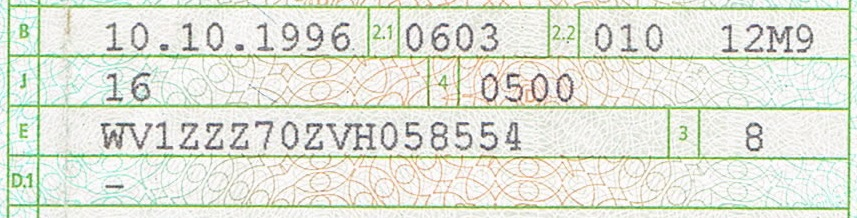
#> input picture imgs/crop.jpg, 857 x 218 px
$ jupyter execute --allow-errors AssignmentFinal.ipynb
#> lines starting #> are read from the running program, lines starting #| are printed output that depends on the picture; after the words box and inside, x2 and y2 are one past the last pixel; in counts of white or black regions, pixels touching at a corner belong together
[cell 1]
import copy
import cv2 as cv
import math
from matplotlib import pyplot as plt
import numpy as np
from PIL import Image
import pytesseract
import os

[cell 2]
def show_wait_destroy(winname, img):
    """
    Function to display image and destroy window
    """
    cv.imshow(winname, img)
    cv.moveWindow(winname, 500, 0)
    cv.waitKey(0)
    cv.destroyWindow(winname)

[cell 3]
def getHorizontalLines(image):
    """
    This functions returns a binary image containing only Horizontal lines.
    """
    cols = image.shape[1]
    horizontal_size = int(cols / 5)
    # Create structure element for extracting vertical lines through morphology operations
    horizontalStructure = cv.getStructuringElement(cv.MORPH_RECT, (horizontal_size, 1))

    # Apply morphology operations
    horizontal = cv.erode(image, horizontalStructure)
    horizontal = cv.dilate(horizontal, horizontalStructure)

    # Show extracted horizontal lines
    show_wait_destroy("horizontal", horizontal)
    return horizontal

[cell 4]
def getVerticalLines(image):
    """
    This functions returns a binary image containing only Vertical lines.
    """
    rows = image.shape[0]
    verticalsize = int(rows / 5)
    # Create structure element for extracting vertical lines through morphology operations
    verticalStructure = cv.getStructuringElement(cv.MORPH_RECT, (1, verticalsize))

    # Apply morphology operations
    vertical = cv.erode(image, verticalStructure)
    vertical = cv.dilate(vertical, verticalStructure)

    # Show extracted vertical lines
    show_wait_destroy("vertical", vertical)
    return vertical

[cell 5]
def getFirstRow(image):
    """
    Returns first horizontal row
    """
    rows = image.shape[0]
    cols = image.shape[1]
    col_ref = int(cols/4)
    for i in range(rows):
        if image[i,col_ref] == 255:
            return i

[cell 6]
def getFirstCol(image):
    """
    Returns first vertical row
    """
    rows = image.shape[0]
    cols = image.shape[1]
    row_ref = int(rows/4)
    for i in range(cols):
        if image[row_ref,i] == 255:
            return i

[cell 7]
def readData(row,col,hlineimage,vlineimage,image):
    """
    Reads data from segmented image and appendsit into a l
    """
    data = []
    i = row + 8
    j = col + 8
    col_ref = int(hlineimage.shape[1]/4)
    row_ref = int(vlineimage.shape[0]/4)
    no_rows = hlineimage.shape[0]
    no_cols = vlineimage.shape[1]
    prev_row = row
    prev_col = col
    while i < no_rows:
        if(hlineimage[i,col_ref]==255):
            while j < no_cols:
                if(vlineimage[i-10,j]==255):
                    roi = image[prev_row:i+2,prev_col:j+2]
                    show_wait_destroy("cropped images", roi)
                    text = pytesseract.image_to_string(roi)
                    data.append(text)
                    prev_col = j
                    j = j + 7
                else:
                    j = j + 1
            prev_row = i
            i = i + 7
            j = col + 8
            prev_col = col
        else:
            i = i + 1

    return data

[cell 8]
img_loc = input("Enter image name or location Ex: imgs/crop.jpg");
#> the answer given: imgs/crop.jpg
image = cv.imread(img_loc)
#> image is the input picture: shape (218, 857, 3); mean B, G, R 215.7, 228.3, 223.4
show_wait_destroy("image",image)
gray_image = cv.cvtColor(image, cv.COLOR_BGR2GRAY)
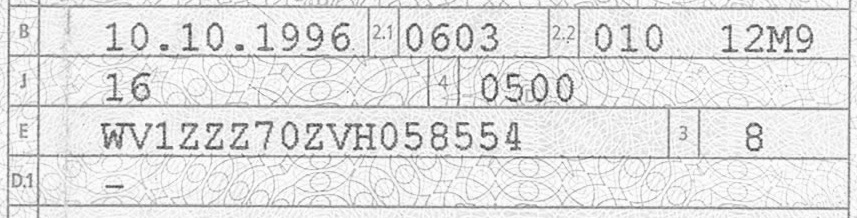
#> gray_image: shape (218, 857); min 37, max 255, mean 225.4
show_wait_destroy("gray", gray_image)
gray_invert = cv.bitwise_not(gray_image)
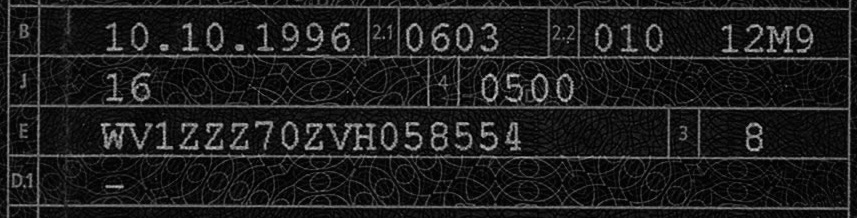
#> gray_invert: shape (218, 857); min 0, max 218, mean 29.6
show_wait_destroy("gray_invert", gray_invert)
image_binary = cv.adaptiveThreshold(gray_invert, 255, cv.ADAPTIVE_THRESH_MEAN_C, cv.THRESH_BINARY, 15, -2)
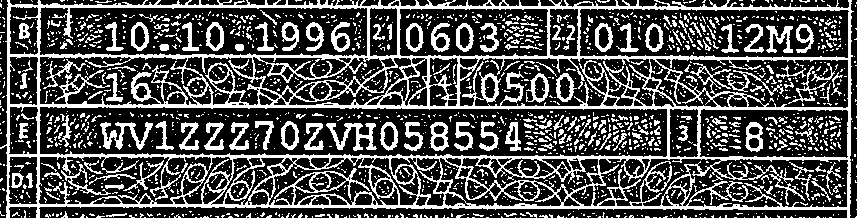
#> image_binary: shape (218, 857); 30.9% white; 1940 white regions (1731 under 20 px), largest, box (x1, y1, x2, y2) and area: (0, 0, 854, 218) 32420, (100, 122, 153, 150) 578, (326, 123, 377, 151) 574
show_wait_destroy("binary", image_binary)

[cell 9]
horizontalLinesImage = getHorizontalLines(image_binary)
#> in getHorizontalLines, `horizontal = cv.erode(image, horizontalStructure)`:
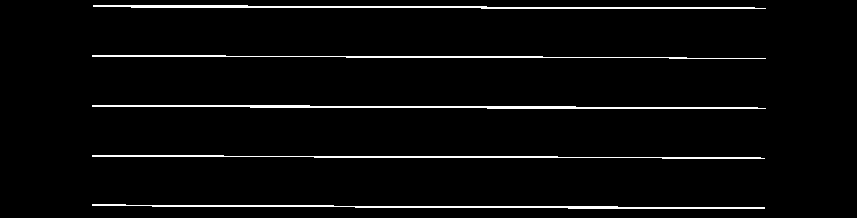
#> horizontal: shape (218, 857); 3.5% white in thin lines or dots, all inside (x1, y1, x2, y2) = (92, 5, 766, 209)
#> in getHorizontalLines, `horizontal = cv.dilate(horizontal, horizontalStructure)`:
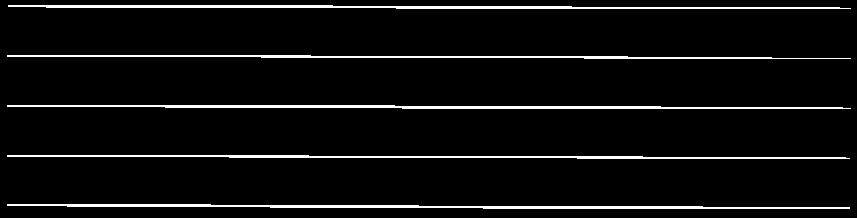
#> horizontal: shape (218, 857); 5.4% white; 5 white regions, box (x1, y1, x2, y2) and area: (7, 204, 850, 209) 2199, (7, 105, 851, 109) 2169, (8, 5, 851, 9) 2138, (7, 155, 850, 159) 1828, (7, 55, 851, 59) 1703
verticalLinesImage = getVerticalLines(image_binary)
#> in getVerticalLines, `vertical = cv.erode(image, verticalStructure)`:
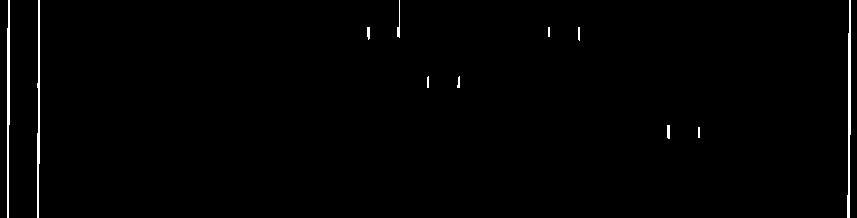
#> vertical: shape (218, 857); 0.97% white; 11 white regions, largest, box (x1, y1, x2, y2) and area: (847, 0, 851, 218) 561, (7, 0, 10, 218) 533, (37, 0, 40, 218) 472
#> in getVerticalLines, `vertical = cv.dilate(vertical, verticalStructure)`:
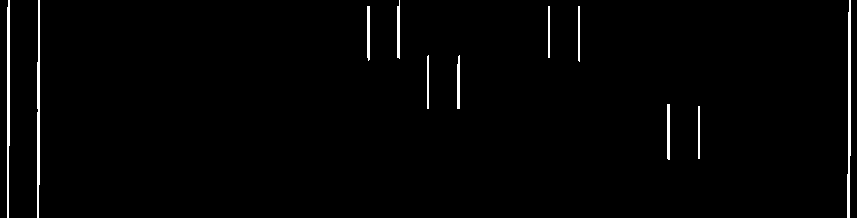
#> vertical: shape (218, 857); 1.5% white; 11 white regions, largest, box (x1, y1, x2, y2) and area: (847, 0, 851, 218) 624, (7, 0, 10, 218) 575, (37, 0, 40, 218) 556

[cell 10]
row_pixel_ref = getFirstRow(horizontalLinesImage)
#> row_pixel_ref = 5
col_pixel_ref = getFirstCol(verticalLinesImage)
#> col_pixel_ref = 7

#> (a cell that did not finish here is left out)

#> in readData, `i = row + 8`: i = 13
#> in readData, `j = col + 8`: j = 15
#> in readData, `prev_row = row`: prev_row = 5
#> in readData, `prev_col = col`: prev_col = 7
#> the loop in readData, `while i < no_rows:` made 43 passes
#> after the loop in readData, `while i < no_rows:`:
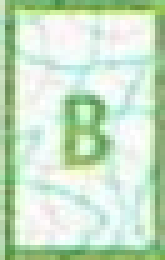
#> roi: shape (52, 33, 3) (shown 5 times larger); mean B, G, R 198, 225.3, 199.9
#> after the loop in readData, `while i < no_rows:`: data = []; i = 55; j = 38; prev_col = 7; prev_row = 5
